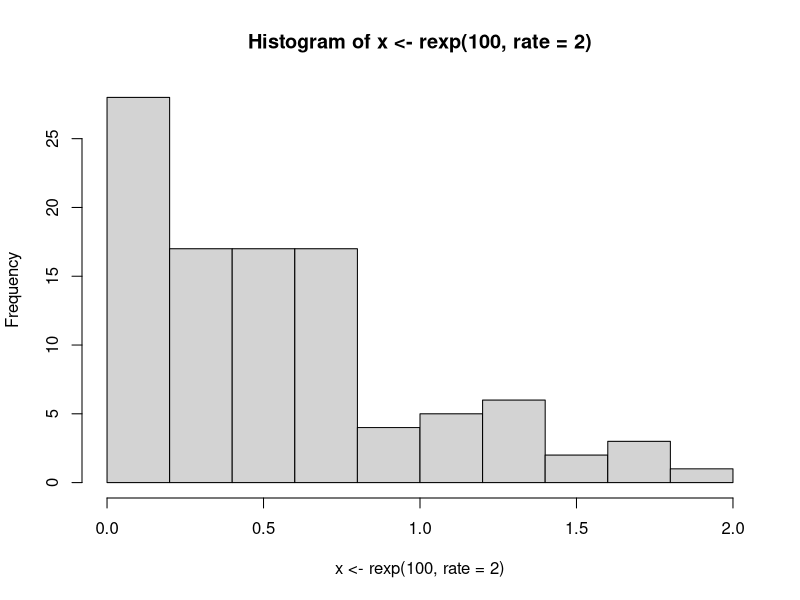
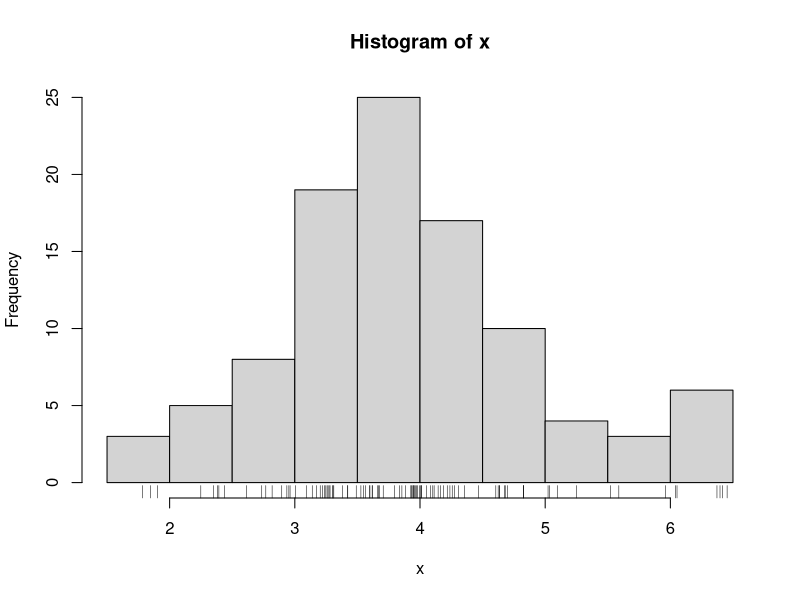
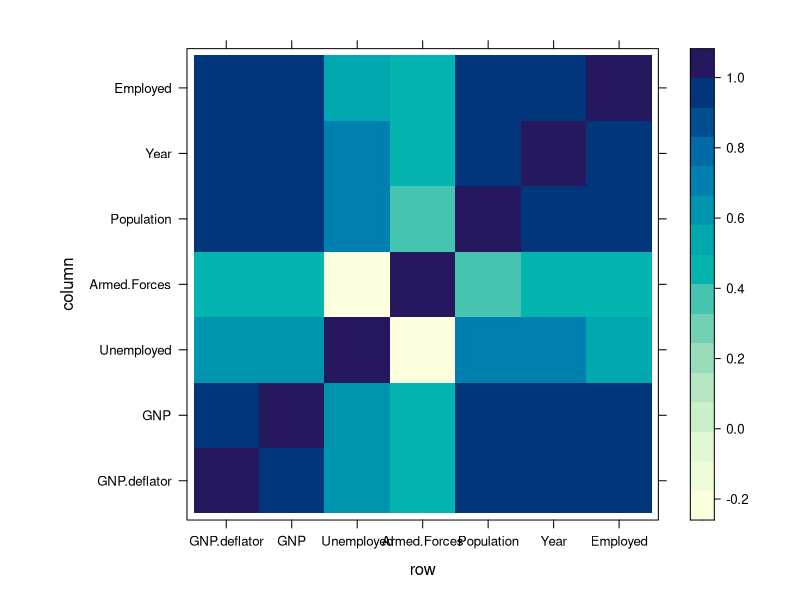
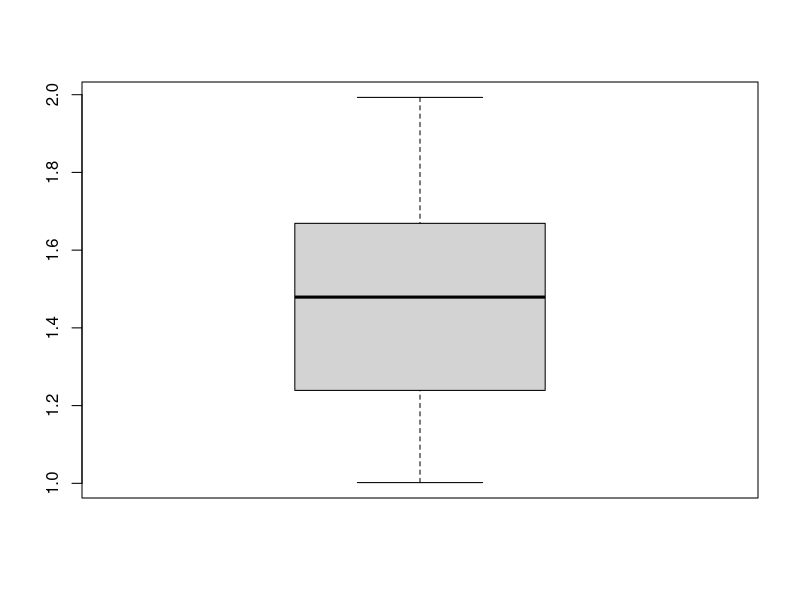

The R source for these figures, in order:
# To find all available tests:

help.search('test',pack='stats')

# ---------Goodness of fit-----------#
(x <- c(A = 20, B = 15, C = 25))
chisq.test(x)

x <- c(89,37,30,28,2)
p <- c(0.4,0.2,0.2,0.15,0.05)
chisq.test(x, p = p)

p <- c(40,20,20,15,5)
chisq.test(x, p = p, rescale.p = TRUE)


hist(x<- rexp(100, rate=2))
ks.test(x=x, y=pexp)
ks.test(x=x, y=pexp, 2)

ks.test(x=x, y=rexp(100, rate=2))
ks.test(x=x, y=rexp(100, rate=1))



# -----Homogeity----- #
WorldPhones
chisq.test(WorldPhones)



#--------- T-test ------------#
x<- rnorm(100,4)
hist(x);rug(x)
t.test(x, mean=5)

t.test(x=1:10, y=c(7:20))      


#----------- Correlations----------#
cor(1:10,2:11)


head(longley)
(Cl <- cor(longley))
symnum(Cl) # highly correlated
library(lattice)
levelplot(Cl)

symnum(clS <- cor(longley, method = "spearman"))
symnum(clK <- cor(longley, method = "kendall"))



cor.test(longley$GNP, longley$Unemployed)




# ------ Non parametrics-----#
boxplot(x<- 1+runif(100))
wilcox.test(x)

y<- 1+runif(100)
wilcox.test(x,y)


z<- 1+runif(100)
kruskal.test(list(x,y,z))





